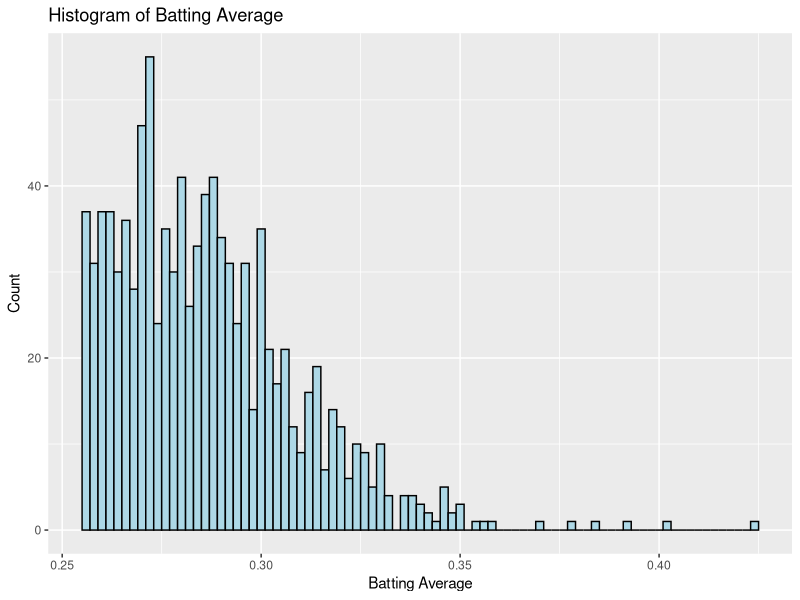
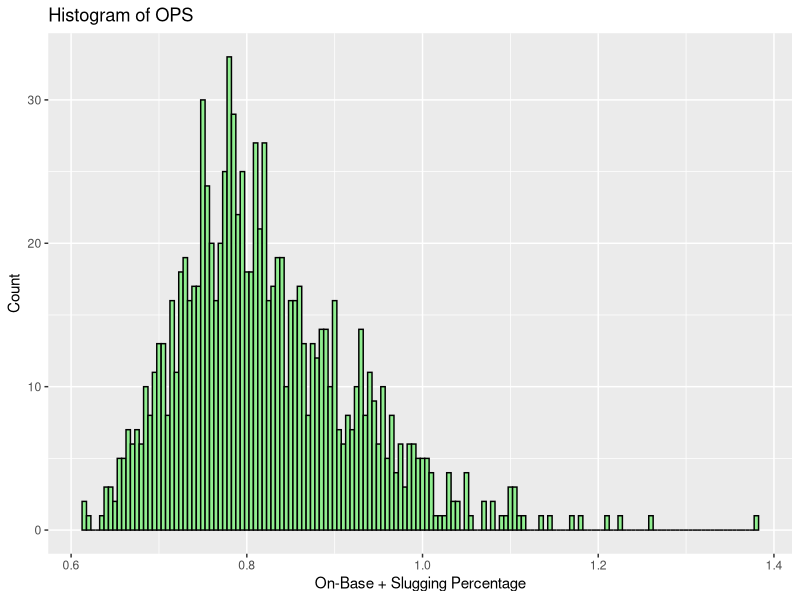
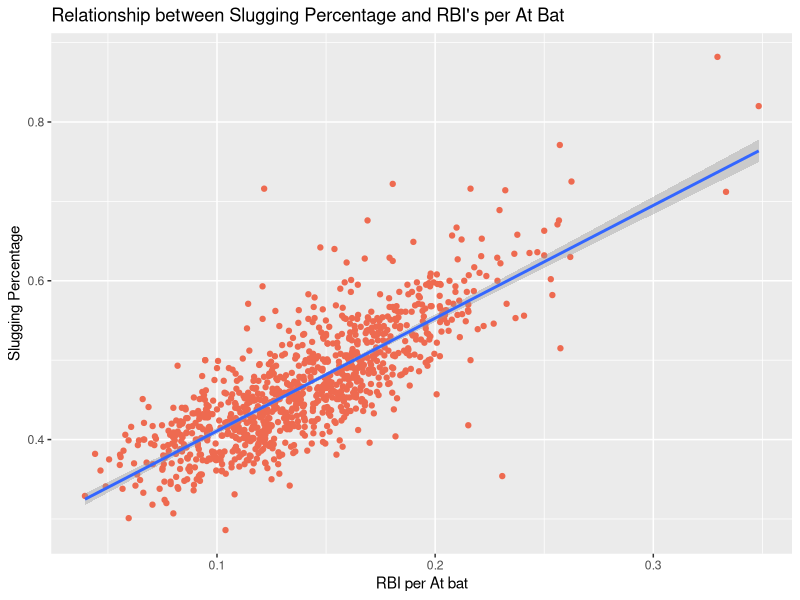
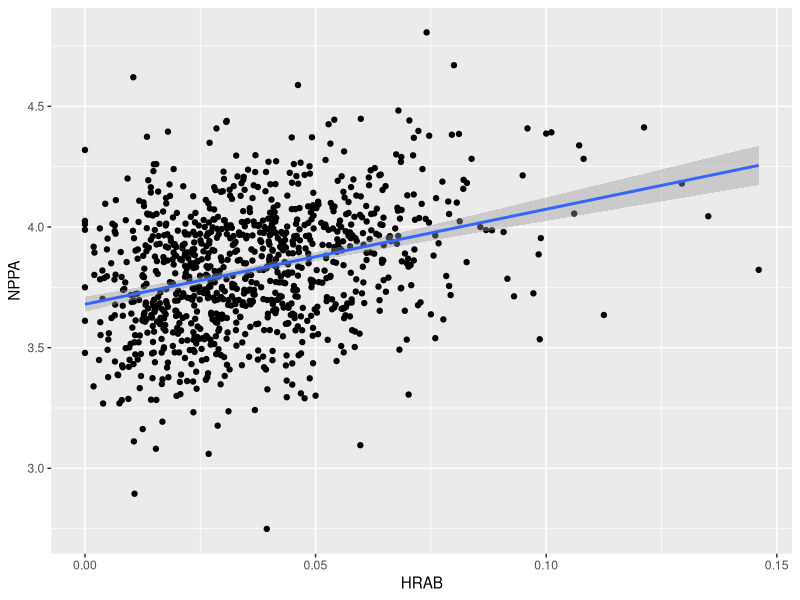
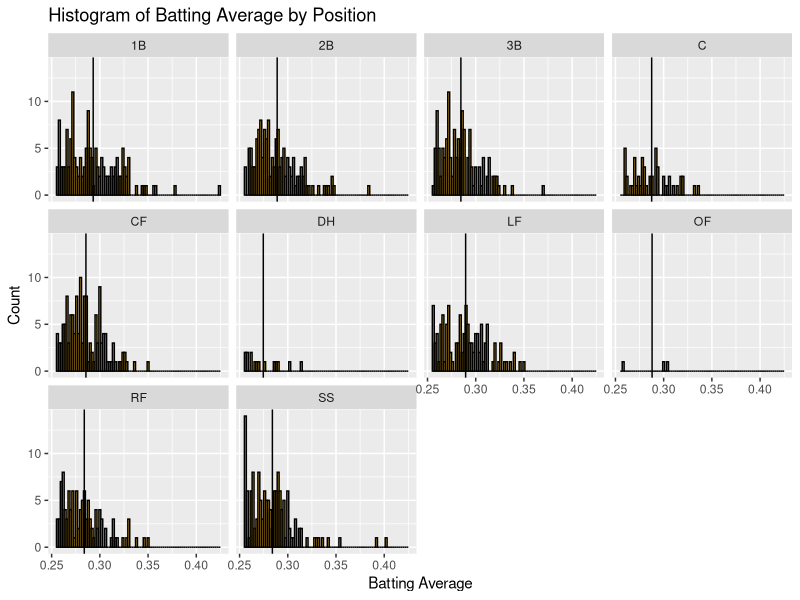
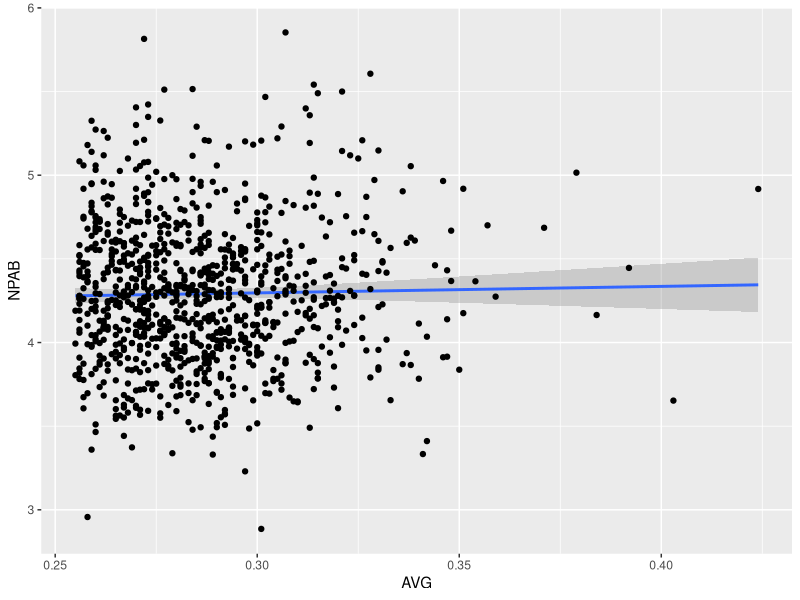

Write R code to recreate these figures, in order.
## ---- chunk 1
knitr::opts_chunk$set(echo = TRUE)
## ---- chunk 2
library("readxl")
library(dplyr)
library(tidyverse)
library(ggplot2)
dat <- read_excel("ALL.xlsx")
dat <- select(dat, -Player2, -Player3)
## ---- chunk 3
  dat <- mutate(dat, RBIAB = RBI / AB) ##Round these to .000 decimals if possible
  ##Runs batted in per at bat^
  dat <- mutate(dat, HRAB = HR / AB)  ##Round these to .000 decimals if possible
  ##Home Runs per at bat^
  dat <- mutate(dat, BABIP = H - HR / AB - SO - HR + SF) ##Round these to .000 decimals if possible
  ##Batting Average on Balls in Play^
  dat$NP <- as.numeric(dat$NP) ##Cleaning the Data, changing column from character to Number
  dat <- mutate(dat, NPPA = NP / PA)
  ##Number of pitches per plate appearance^
  dat <- mutate(dat, NPAB = NP / AB)
  ##Number of Pitches per At bat per at bat^
## ---- chunk 4
ggplot(dat, aes(x = AVG)) + geom_histogram(binwidth = .002,color="Black", fill="light blue") + xlab("Batting Average") + ggtitle("Histogram of Batting Average") + ylab("Count")

ggplot(dat, aes(x = OPS)) + geom_histogram(binwidth = .005,color="Black", fill="light green") + xlab("On-Base + Slugging Percentage") + ggtitle("Histogram of OPS") + ylab("Count")


ggplot(dat, aes(x = RBIAB, y = SLG)) + geom_point(color = 'coral2') + geom_smooth(method='lm',formula=y~x) + xlab("RBI per At bat") + ggtitle("Relationship between Slugging Percentage and RBI's per At Bat") + ylab("Slugging Percentage")## R_SQUARED


ggplot(dat, aes(x = HRAB, y = NPPA)) + geom_point() + geom_smooth(method='lm',formula=y~x) ## R_SQUARED
## ---- chunk 5
dat2 <- dat
dat2%>%
  select(Pos, AVG) %>%
  mutate(AVG = ifelse(AVG == -9999, NA, AVG)) %>%
  group_by(Pos) %>%
  mutate(MEANAVG = mean(AVG, na.rm = T)) -> dat2
ggplot(dat2, aes(x = AVG)) + geom_histogram(binwidth = .002,color="Black", fill="goldenrod2") + xlab("Batting Average") + ggtitle("Histogram of Batting Average by Position") + ylab("Count") + facet_wrap(~Pos) + geom_vline(aes(xintercept = MEANAVG))

dat3 <- select(dat2, -AVG)
dat3 <- distinct(dat3)  #ROUND TO 3 digits

head(dat3, 10)
# WOW, This makes no sense, as the lowest batting average on the field is the DH and the Right fielder
## ---- chunk 6
Albert <- filter(dat, Player == 'Pujols,A')
## ---- chunk 7

## ---- chunk 8
ggplot(dat, aes(x = AVG, y = NPAB)) + geom_smooth(method='lm') + geom_point()## R_SQUARED
## ---- chunk 9

